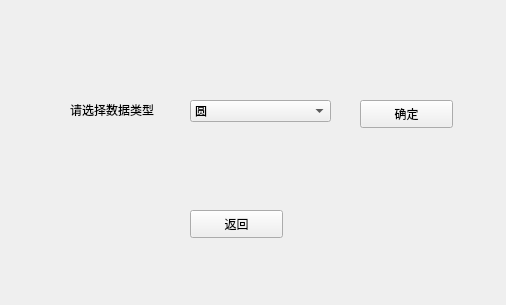
<?xml version="1.0" encoding="UTF-8"?>
<ui version="4.0">
 <class>NewQtGuiClass</class>
 <widget class="QWidget" name="NewQtGuiClass">
  <property name="geometry">
   <rect>
    <x>0</x>
    <y>0</y>
    <width>506</width>
    <height>305</height>
   </rect>
  </property>
  <property name="windowTitle">
   <string>导入数据</string>
  </property>
  <widget class="QComboBox" name="comboBox">
   <property name="geometry">
    <rect>
     <x>190</x>
     <y>100</y>
     <width>141</width>
     <height>22</height>
    </rect>
   </property>
   <item>
    <property name="text">
     <string>圆</string>
    </property>
   </item>
   <item>
    <property name="text">
     <string>线段</string>
    </property>
   </item>
   <item>
    <property name="text">
     <string>射线</string>
    </property>
   </item>
   <item>
    <property name="text">
     <string>直线</string>
    </property>
   </item>
  </widget>
  <widget class="QLabel" name="label">
   <property name="geometry">
    <rect>
     <x>70</x>
     <y>100</y>
     <width>111</width>
     <height>20</height>
    </rect>
   </property>
   <property name="text">
    <string>请选择数据类型</string>
   </property>
  </widget>
  <widget class="QPushButton" name="pushButton">
   <property name="geometry">
    <rect>
     <x>360</x>
     <y>100</y>
     <width>93</width>
     <height>28</height>
    </rect>
   </property>
   <property name="text">
    <string>确定</string>
   </property>
  </widget>
  <widget class="QPushButton" name="pushButton_2">
   <property name="geometry">
    <rect>
     <x>190</x>
     <y>210</y>
     <width>93</width>
     <height>28</height>
    </rect>
   </property>
   <property name="text">
    <string>返回</string>
   </property>
  </widget>
 </widget>
 <layoutdefault spacing="6" margin="11"/>
 <resources/>
 <connections/>
</ui>
